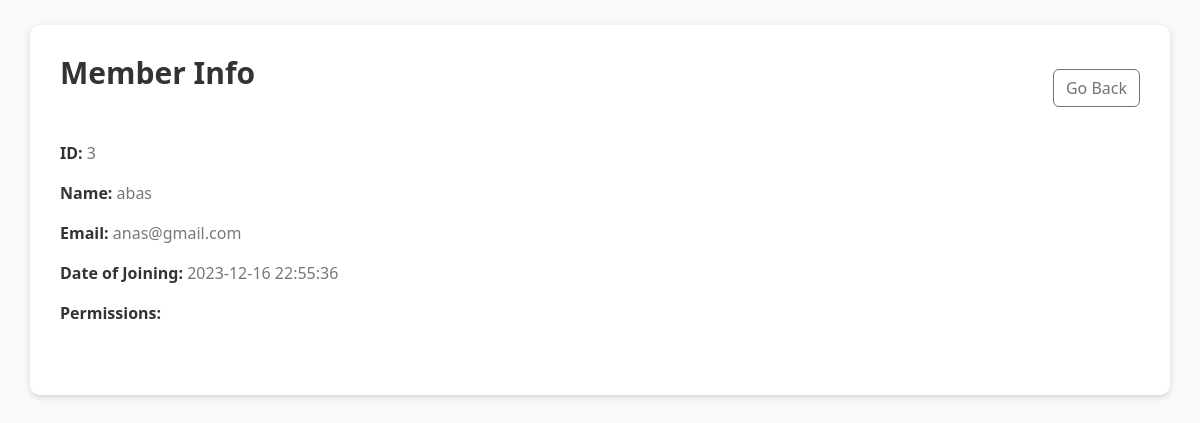
The app's page /member_info/3 (signed in), older data.
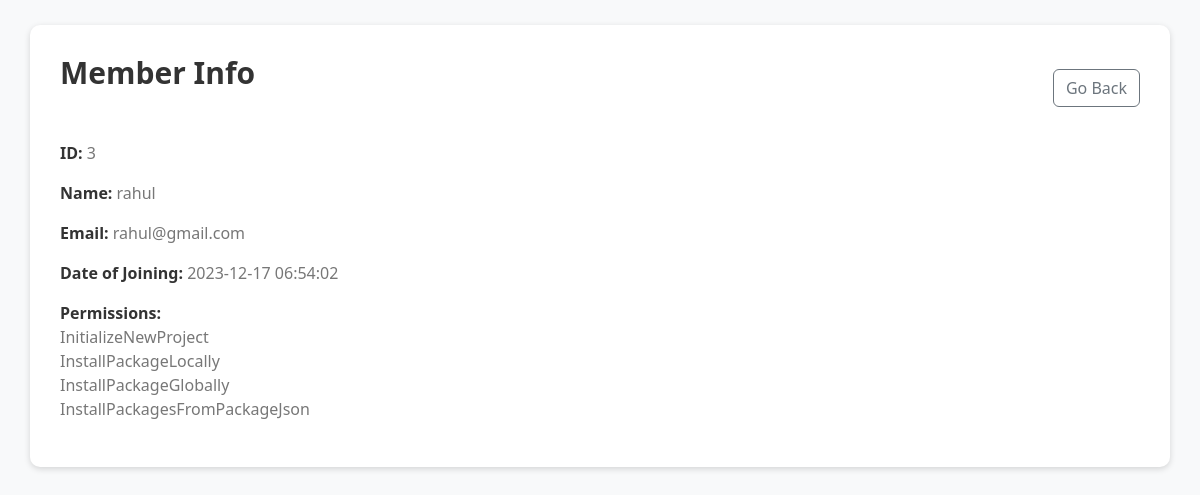
The same page, newer data.
### tables this page shows
CREATE TABLE members (id INTEGER PRIMARY KEY, name TEXT NOT NULL, email TEXT NOT NULL, doj DATETIME NOT NULL, options TEXT);

### app.py (the view)
@app.route("/member_info/<id>", methods=["GET"])
@login_required
def member_info(id):
    info = db.execute("SELECT * from members WHERE id = ?", id)[0]
    x = info["options"]
    lst = x.split(",")
    result = generate_commands(lst, commands_data)
    with open("selected_commands.json", "w") as outfile:
        json.dump(result, outfile, indent=2)
    return render_template("member_info.html", info=info, lst=lst)

### app.py (called while the page is built)
@app.after_request
def after_request(response):
    response.headers["Cache-Control"] = "no-cache, no-store, must-revalidate"
    response.headers["Expires"] = 0
    response.headers["Pragma"] = "no-cache"
    return response

def login_required(f):
    @wraps(f)
    def decorated_function(*args, **kwargs):
        if session.get("user_id") is None:
            return redirect("/login")
        return f(*args, **kwargs)
    return decorated_function

def generate_commands(commands_list, commands_json):
    output = {}
    for command in commands_list:
        command = command.strip()
        for category, category_commands in commands_json.items():
            if command in category_commands:
                output[command] = category_commands[command]
    return output

### templates/member_info.html (shortened to what this page needs)
<!DOCTYPE html>
<html lang="en">
  <head>
    <link
      rel="stylesheet"
      href="https://cdn.jsdelivr.net/npm/bootstrap@5.3.0/dist/css/bootstrap.min.css"
    />
  </head>
  <body>
    <div class="container">
      <div class="header">
        <h1>Member Info</h1>
        <div class="right-buttons">
          <a href="/members" class="btn btn-outline-secondary">Go Back</a>
        </div>
      </div>
      <div>
        <p>
          <strong>ID:</strong>
          <span>{{info.id}}</span>
        </p>
        <p>
          <strong>Name:</strong>
          <span>{{info.name}}</span>
        </p>
        <p>
          <strong>Email:</strong>
          <span>{{info.email}}</span>
        </p>
        <p>
          <strong>Date of Joining:</strong>
          <span>{{info.doj}}</span>
        </p>
        <p>
          <strong>Permissions:</strong>
          <br />
          {% for x in lst %}
          <span>{{x}}</span><br />
          {% endfor %}
        </p>
      </div>
    </div>
  </body>
</html>

Row changes from the older to the newer data that the page shows:
changed members id 3: name "abas" → "rahul"; email "anas@gmail.com" → "rahul@gmail.com"; doj "2023-12-16 22:55:36" → "2023-12-17 06:54:02"
Text that changed along with them:
new list line: "InitializeNewProject"
new list line: "InstallPackageLocally"
new list line: "InstallPackageGlobally"
new list line: "InstallPackagesFromPackageJson"
